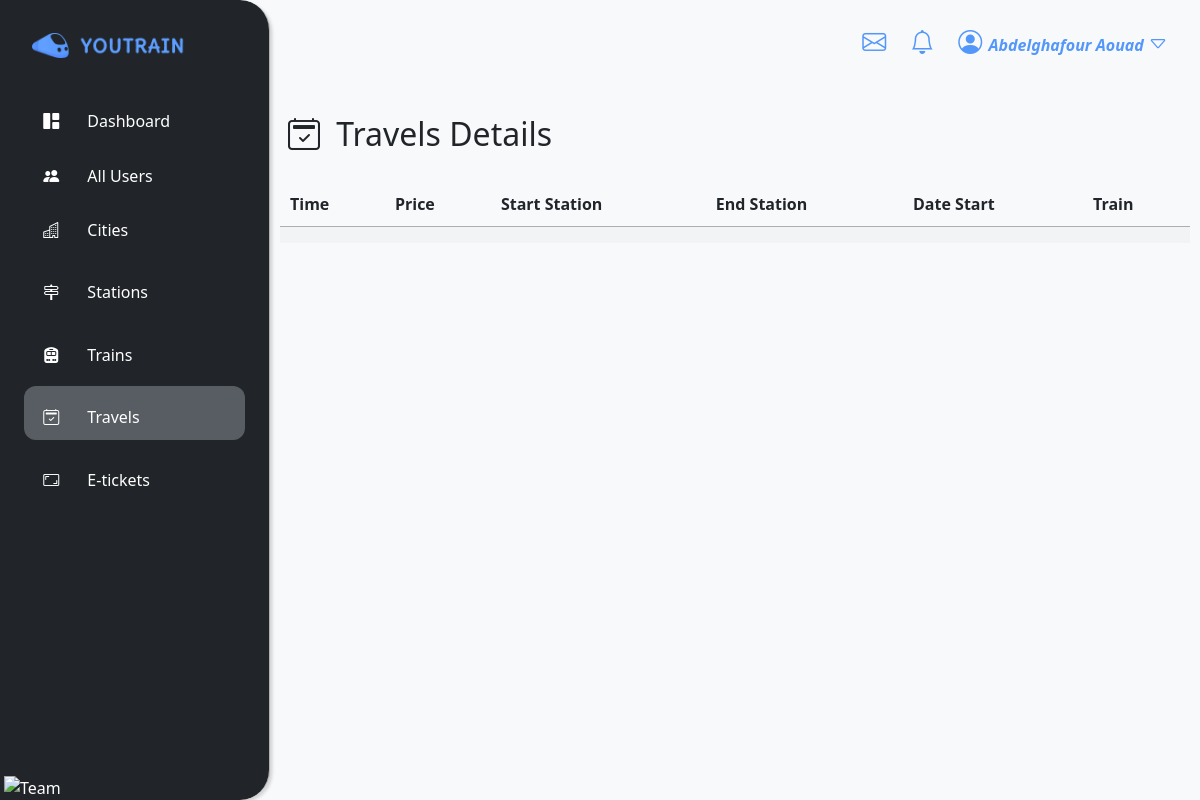
Page /traveldetails.php?id=7 (signed in) on the earlier database version.
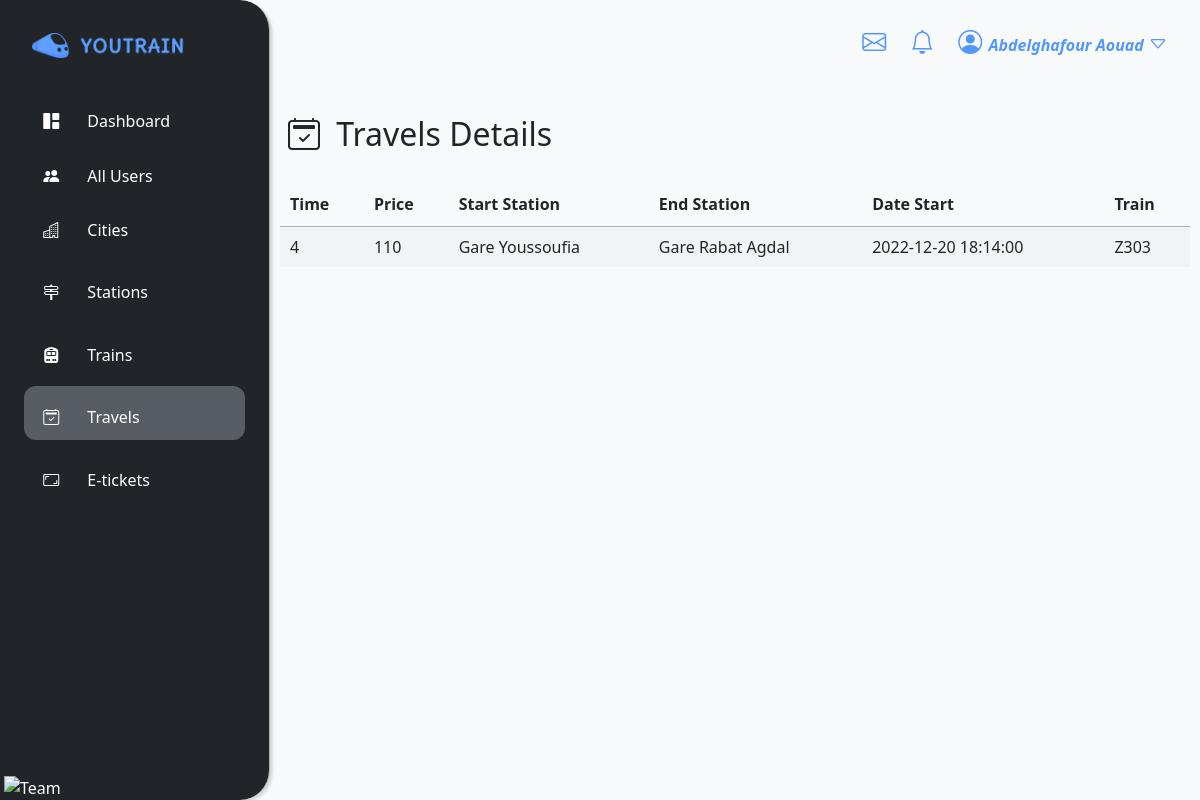
Same page on the later database version.
### tables this page shows
CREATE TABLE IF NOT EXISTS `travels` (
  `id` int NOT NULL AUTO_INCREMENT,
  `time` float NOT NULL,
  `price` float NOT NULL,
  `seat` int NOT NULL DEFAULT '0',
  `start_station_id` int NOT NULL,
  `end_station_id` int NOT NULL,
  `date_start` timestamp NOT NULL,
  `created_at` timestamp NOT NULL DEFAULT CURRENT_TIMESTAMP,
  `updated_at` timestamp NOT NULL DEFAULT CURRENT_TIMESTAMP,
  `created_by` int NOT NULL,
  `updated_by` int DEFAULT NULL,
  `train_id` int NOT NULL,
  PRIMARY KEY (`id`)
);

CREATE TABLE IF NOT EXISTS `stations` (
  `id` int NOT NULL AUTO_INCREMENT,
  `name` varchar(60) NOT NULL,
  `address` text NOT NULL,
  `capacity` int NOT NULL,
  `city_id` int NOT NULL,
  PRIMARY KEY (`id`)
);

CREATE TABLE IF NOT EXISTS `trains` (
  `id` int NOT NULL AUTO_INCREMENT,
  `name` varchar(60) NOT NULL,
  `capacity` int NOT NULL,
  `type_id` int NOT NULL,
  PRIMARY KEY (`id`)
);

### models/connection.php (called while the page is built, shortened)
<?php
class Connection
{
      private $serv = 'localhost';
      private $user = 'root';
      private $pass = '';
      private $bd = 'youtrain';
      private function pdoConnection()
      {
            $con = new PDO('mysql:host=' . $this->serv . ';dbname=' . $this->bd, $this->user, $this->pass);
            $con->setAttribute(PDO::ATTR_DEFAULT_FETCH_MODE, PDO::FETCH_ASSOC);
            try {
                  return $con;
            } catch (PDOException $e) {
                  echo 'Database Error: ' . $e->getMessage();
            }
      }
      public function connect()
      {
            return $this->pdoConnection();
      }
}

### models/traveldetail.php (called while the page is built)
<?php
require_once 'connection.php';
class TravelDetail extends Connection
{
    public $id;
    function __construct($id = null)
    {
        $this->id  = $id;
    }
    function setId($id)
    {
        $this->id = $id;
    }
    public function allTravelDetails()
    {
        $sql = "SELECT travels.*,
                trains.name as train,
                start_station.name as station_start,
                end_station.name as station_end
                from travels
                inner join stations as start_station on start_station.id = travels.start_station_id
                inner join stations as end_station on end_station.id = travels.end_station_id
                inner join trains on trains.id = travels.train_id
                inner join bookings on bookings.travel_id = travels.id
                WHERE travels.id = ?";
        $stmt = $this->connect()->prepare($sql);
        $stmt->execute([$this->id]);
        $result = $stmt->fetch();
        return $result;
    }
}

### views/allTraveldetails.php (the view, shortened to what this page needs)
<?php
include_once './models/traveldetail.php';
if (isset($_GET['id'])) {
    extract($_GET);
    $travel = new TravelDetail();
    $travel->setId($id);
    $travels = $travel->allTravelDetails();
}
?>
<table id="data-table" class="display dataTable" style="width: 100%" aria-describedby="example_info">
    <thead>
        <tr>
            <th>Time</th>
            <th>Price</th>
            <th>Start Station</th>
            <th>End Station</th>
            <th>Date Start</th>
            <th>Train</th>
        </tr>
    </thead>
    <tbody>
        <tr class="odd">
            <td class=""><?= $travels["time"] ?></td>
            <td class=""><?= $travels["price"] ?></td>
            <td class=""><?= $travels["station_start"] ?></td>
            <td class=""><?= $travels["station_end"] ?></td>
            <td class=""><?= $travels["date_start"] ?></td>
            <td class=""><?= $travels["train"] ?></td>
        </tr>
    </tbody>
</table>

Differences in the rows shown:
now on this page (row edited): travels: time "4", price "110", date_start "2022-12-20 18:14:00"
now on this page (row unchanged): stations: name "Gare Youssoufia"
now on this page (row unchanged): stations: name "Gare Rabat Agdal"
now on this page (row unchanged): trains: name "Z303"
